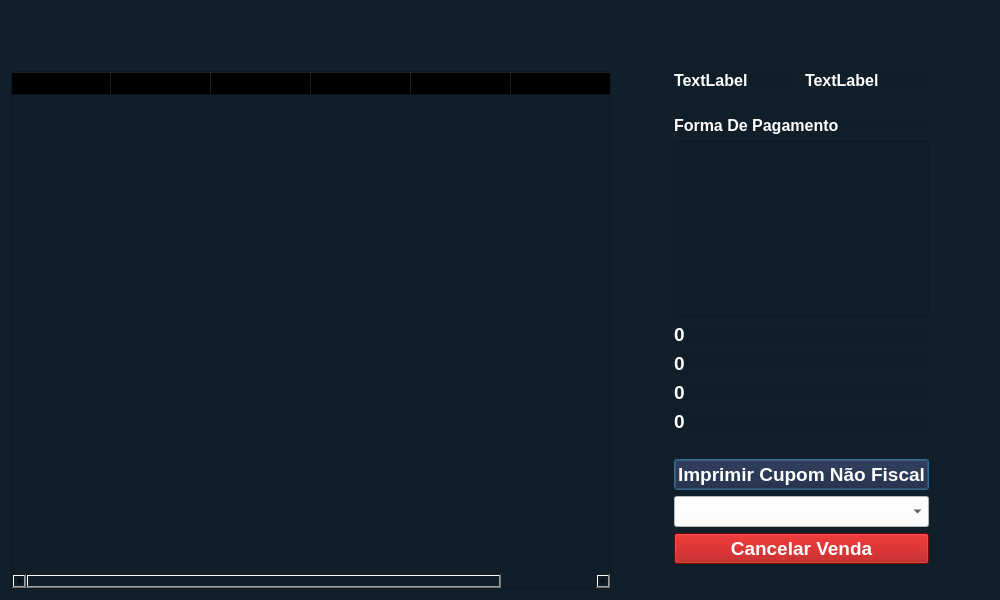
<?xml version="1.0" encoding="UTF-8"?>
<ui version="4.0">
 <class>Dialog</class>
 <widget class="QDialog" name="Dialog">
  <property name="windowModality">
   <enum>Qt::ApplicationModal</enum>
  </property>
  <property name="geometry">
   <rect>
    <x>0</x>
    <y>0</y>
    <width>1000</width>
    <height>600</height>
   </rect>
  </property>
  <property name="minimumSize">
   <size>
    <width>1000</width>
    <height>600</height>
   </size>
  </property>
  <property name="maximumSize">
   <size>
    <width>16777215</width>
    <height>16777215</height>
   </size>
  </property>
  <property name="windowTitle">
   <string>Registro</string>
  </property>
  <property name="styleSheet">
   <string notr="true">background-color: rgba(16,30,41,240);</string>
  </property>
  <property name="modal">
   <bool>true</bool>
  </property>
  <layout class="QGridLayout" name="gridLayout_2">
   <item row="0" column="0">
    <layout class="QGridLayout" name="gridLayout">
     <item row="1" column="0">
      <spacer name="horizontalSpacer_3">
       <property name="orientation">
        <enum>Qt::Horizontal</enum>
       </property>
       <property name="sizeHint" stdset="0">
        <size>
         <width>40</width>
         <height>20</height>
        </size>
       </property>
      </spacer>
     </item>
     <item row="3" column="1">
      <spacer name="verticalSpacer_4">
       <property name="orientation">
        <enum>Qt::Vertical</enum>
       </property>
       <property name="sizeHint" stdset="0">
        <size>
         <width>20</width>
         <height>40</height>
        </size>
       </property>
      </spacer>
     </item>
     <item row="3" column="4">
      <layout class="QVBoxLayout" name="verticalLayout">
       <item>
        <layout class="QHBoxLayout" name="horizontalLayout_2">
         <item>
          <widget class="QLabel" name="label_data">
           <property name="font">
            <font>
             <pointsize>12</pointsize>
             <weight>75</weight>
             <bold>true</bold>
            </font>
           </property>
           <property name="styleSheet">
            <string notr="true">color: rgb(255, 255, 255);</string>
           </property>
           <property name="text">
            <string>TextLabel</string>
           </property>
          </widget>
         </item>
         <item>
          <widget class="QLabel" name="label_hora">
           <property name="font">
            <font>
             <pointsize>12</pointsize>
             <weight>75</weight>
             <bold>true</bold>
            </font>
           </property>
           <property name="styleSheet">
            <string notr="true">color: rgb(255, 255, 255);</string>
           </property>
           <property name="text">
            <string>TextLabel</string>
           </property>
          </widget>
         </item>
        </layout>
       </item>
       <item>
        <spacer name="horizontalSpacer_5">
         <property name="orientation">
          <enum>Qt::Horizontal</enum>
         </property>
         <property name="sizeHint" stdset="0">
          <size>
           <width>40</width>
           <height>20</height>
          </size>
         </property>
        </spacer>
       </item>
       <item>
        <widget class="QLabel" name="label">
         <property name="font">
          <font>
           <pointsize>12</pointsize>
           <weight>75</weight>
           <bold>true</bold>
          </font>
         </property>
         <property name="styleSheet">
          <string notr="true">color: rgb(255, 255, 255);</string>
         </property>
         <property name="text">
          <string>Forma De Pagamento</string>
         </property>
        </widget>
       </item>
       <item>
        <widget class="QListWidget" name="listWidget_forma_de_pagamento">
         <property name="styleSheet">
          <string notr="true">border:none;
color: rgb(255, 255, 255);
selection-background-color: none;
selection-color: none;

QListWidget::item:focus{border:none;}</string>
         </property>
         <property name="editTriggers">
          <set>QAbstractItemView::NoEditTriggers</set>
         </property>
        </widget>
       </item>
       <item>
        <widget class="QLabel" name="label_valor">
         <property name="font">
          <font>
           <pointsize>14</pointsize>
           <weight>75</weight>
           <bold>true</bold>
          </font>
         </property>
         <property name="styleSheet">
          <string notr="true">color: rgb(255, 255, 255);</string>
         </property>
         <property name="text">
          <string>0</string>
         </property>
        </widget>
       </item>
       <item>
        <widget class="QLabel" name="label_desconto">
         <property name="font">
          <font>
           <pointsize>14</pointsize>
           <weight>75</weight>
           <bold>true</bold>
          </font>
         </property>
         <property name="styleSheet">
          <string notr="true">color: rgb(255, 255, 255);</string>
         </property>
         <property name="text">
          <string>0</string>
         </property>
        </widget>
       </item>
       <item>
        <widget class="QLabel" name="label_total">
         <property name="font">
          <font>
           <pointsize>14</pointsize>
           <weight>75</weight>
           <bold>true</bold>
          </font>
         </property>
         <property name="styleSheet">
          <string notr="true">color: rgb(255, 255, 255);</string>
         </property>
         <property name="text">
          <string>0</string>
         </property>
        </widget>
       </item>
       <item>
        <widget class="QLabel" name="label_troco">
         <property name="font">
          <font>
           <pointsize>14</pointsize>
           <weight>75</weight>
           <bold>true</bold>
          </font>
         </property>
         <property name="styleSheet">
          <string notr="true">color: rgb(255, 255, 255);</string>
         </property>
         <property name="text">
          <string>0</string>
         </property>
        </widget>
       </item>
       <item>
        <spacer name="horizontalSpacer_6">
         <property name="orientation">
          <enum>Qt::Horizontal</enum>
         </property>
         <property name="sizeHint" stdset="0">
          <size>
           <width>40</width>
           <height>20</height>
          </size>
         </property>
        </spacer>
       </item>
       <item>
        <widget class="QPushButton" name="pushButton_imprimir_cupom">
         <property name="font">
          <font>
           <pointsize>14</pointsize>
           <weight>75</weight>
           <bold>true</bold>
          </font>
         </property>
         <property name="cursor">
          <cursorShape>PointingHandCursor</cursorShape>
         </property>
         <property name="styleSheet">
          <string notr="true">color: rgb(255, 255, 255);
background-color: rgb(24,30,54);</string>
         </property>
         <property name="text">
          <string>Imprimir Cupom Não Fiscal</string>
         </property>
        </widget>
       </item>
       <item>
        <widget class="QComboBox" name="comboBox_lista_impressora">
         <property name="font">
          <font>
           <pointsize>14</pointsize>
          </font>
         </property>
         <property name="cursor">
          <cursorShape>PointingHandCursor</cursorShape>
         </property>
         <property name="styleSheet">
          <string notr="true">background-color: rgb(255, 255, 255);
selection-color: rgb(0, 0, 0);
selection-background-color: rgb(255, 255, 255);
background-color: rgb(255, 255, 255);
background-color: rgb(255, 255, 255);
background-color: rgb(255, 255, 255);</string>
         </property>
        </widget>
       </item>
       <item>
        <widget class="QPushButton" name="pushButton_cancelar_venda">
         <property name="font">
          <font>
           <pointsize>14</pointsize>
           <weight>75</weight>
           <bold>true</bold>
          </font>
         </property>
         <property name="cursor">
          <cursorShape>PointingHandCursor</cursorShape>
         </property>
         <property name="styleSheet">
          <string notr="true">color: rgb(255, 255, 255);
background-color: rgb(170, 0, 0);</string>
         </property>
         <property name="text">
          <string>Cancelar Venda</string>
         </property>
        </widget>
       </item>
       <item>
        <spacer name="verticalSpacer_7">
         <property name="orientation">
          <enum>Qt::Vertical</enum>
         </property>
         <property name="sizeHint" stdset="0">
          <size>
           <width>20</width>
           <height>40</height>
          </size>
         </property>
        </spacer>
       </item>
      </layout>
     </item>
     <item row="3" column="6">
      <spacer name="verticalSpacer_3">
       <property name="orientation">
        <enum>Qt::Vertical</enum>
       </property>
       <property name="sizeHint" stdset="0">
        <size>
         <width>20</width>
         <height>40</height>
        </size>
       </property>
      </spacer>
     </item>
     <item row="0" column="0">
      <spacer name="horizontalSpacer">
       <property name="orientation">
        <enum>Qt::Horizontal</enum>
       </property>
       <property name="sizeHint" stdset="0">
        <size>
         <width>40</width>
         <height>20</height>
        </size>
       </property>
      </spacer>
     </item>
     <item row="3" column="7">
      <spacer name="verticalSpacer_2">
       <property name="orientation">
        <enum>Qt::Vertical</enum>
       </property>
       <property name="sizeHint" stdset="0">
        <size>
         <width>20</width>
         <height>40</height>
        </size>
       </property>
      </spacer>
     </item>
     <item row="3" column="5">
      <spacer name="horizontalSpacer_4">
       <property name="orientation">
        <enum>Qt::Horizontal</enum>
       </property>
       <property name="sizeHint" stdset="0">
        <size>
         <width>40</width>
         <height>20</height>
        </size>
       </property>
      </spacer>
     </item>
     <item row="2" column="0">
      <spacer name="horizontalSpacer_2">
       <property name="orientation">
        <enum>Qt::Horizontal</enum>
       </property>
       <property name="sizeHint" stdset="0">
        <size>
         <width>40</width>
         <height>20</height>
        </size>
       </property>
      </spacer>
     </item>
     <item row="3" column="8">
      <spacer name="verticalSpacer">
       <property name="orientation">
        <enum>Qt::Vertical</enum>
       </property>
       <property name="sizeHint" stdset="0">
        <size>
         <width>20</width>
         <height>40</height>
        </size>
       </property>
      </spacer>
     </item>
     <item row="3" column="0">
      <widget class="QTableWidget" name="tableWidget_pes">
       <property name="minimumSize">
        <size>
         <width>600</width>
         <height>430</height>
        </size>
       </property>
       <property name="maximumSize">
        <size>
         <width>16777215</width>
         <height>16777215</height>
        </size>
       </property>
       <property name="font">
        <font>
         <pointsize>12</pointsize>
        </font>
       </property>
       <property name="styleSheet">
        <string notr="true">QTableWidget::item {
   color: rgb(255, 255, 255);
}</string>
       </property>
       <column>
        <property name="text">
         <string>Codigo</string>
        </property>
        <property name="font">
         <font>
          <pointsize>12</pointsize>
          <weight>75</weight>
          <bold>true</bold>
         </font>
        </property>
       </column>
       <column>
        <property name="text">
         <string>Nome</string>
        </property>
        <property name="font">
         <font>
          <pointsize>12</pointsize>
          <weight>75</weight>
          <bold>true</bold>
         </font>
        </property>
       </column>
       <column>
        <property name="text">
         <string>Qtd</string>
        </property>
        <property name="font">
         <font>
          <pointsize>12</pointsize>
          <weight>75</weight>
          <bold>true</bold>
         </font>
        </property>
       </column>
       <column>
        <property name="text">
         <string>Preço</string>
        </property>
        <property name="font">
         <font>
          <pointsize>12</pointsize>
          <weight>75</weight>
          <bold>true</bold>
         </font>
        </property>
       </column>
       <column>
        <property name="text">
         <string>Desconto</string>
        </property>
        <property name="font">
         <font>
          <pointsize>12</pointsize>
          <weight>75</weight>
          <bold>true</bold>
         </font>
        </property>
       </column>
       <column>
        <property name="text">
         <string>Total</string>
        </property>
        <property name="font">
         <font>
          <pointsize>12</pointsize>
          <weight>75</weight>
          <bold>true</bold>
         </font>
        </property>
       </column>
      </widget>
     </item>
     <item row="3" column="3">
      <spacer name="verticalSpacer_5">
       <property name="orientation">
        <enum>Qt::Vertical</enum>
       </property>
       <property name="sizeHint" stdset="0">
        <size>
         <width>20</width>
         <height>40</height>
        </size>
       </property>
      </spacer>
     </item>
     <item row="3" column="2">
      <spacer name="verticalSpacer_6">
       <property name="orientation">
        <enum>Qt::Vertical</enum>
       </property>
       <property name="sizeHint" stdset="0">
        <size>
         <width>20</width>
         <height>40</height>
        </size>
       </property>
      </spacer>
     </item>
    </layout>
   </item>
  </layout>
 </widget>
 <resources/>
 <connections/>
</ui>
